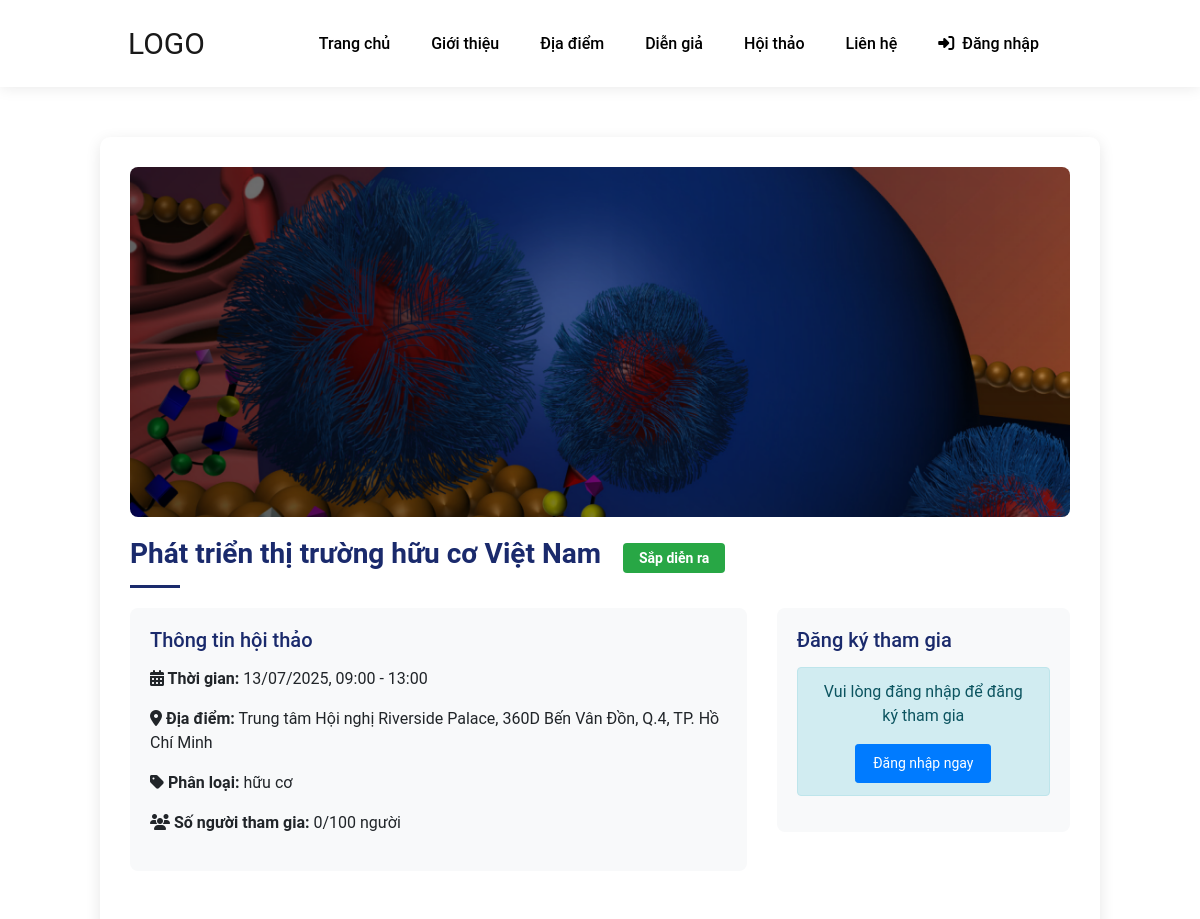
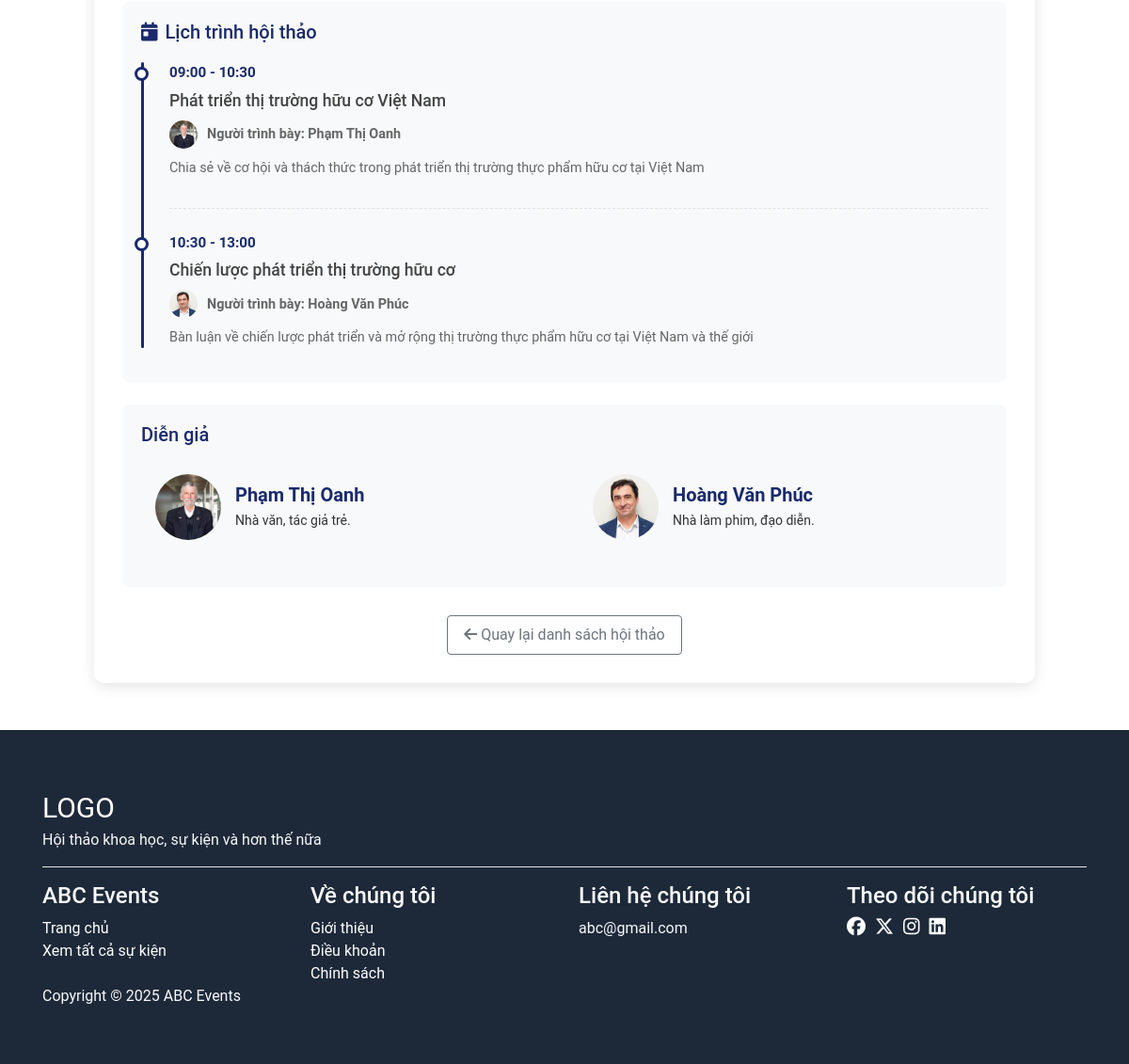
The app's page /layouts/seminar_detail.php?id=25 with its own data (2 pictures, top to bottom).
### tables this page shows
CREATE TABLE seminars (
    seminar_id INT PRIMARY KEY AUTO_INCREMENT,
    topic VARCHAR(200) NOT NULL,
    content TEXT NOT NULL,
    start_time DATETIME NOT NULL,
    end_time DATETIME NOT NULL,
    location_id INT,
    max_participants INT,
    category VARCHAR(100) NOT NULL,
    FOREIGN KEY (location_id) REFERENCES locations(location_id)
);

CREATE TABLE locations (
    location_id INT PRIMARY KEY AUTO_INCREMENT,
    name VARCHAR(100) NOT NULL,
    address TEXT,
    photo TEXT
);

CREATE TABLE agenda (
    agenda_id INT PRIMARY KEY AUTO_INCREMENT,
    seminar_id INT,
    speaker_id INT,
    title VARCHAR(200) NOT NULL,
    start_time DATETIME NOT NULL,
    end_time DATETIME NOT NULL,
    description TEXT,
    FOREIGN KEY (seminar_id) REFERENCES seminars(seminar_id),
    FOREIGN KEY (speaker_id) REFERENCES speakers(speaker_id)
);

CREATE TABLE speakers (
    speaker_id INT PRIMARY KEY AUTO_INCREMENT,
    full_name VARCHAR(100) NOT NULL,
    bio TEXT,
    description TEXT,
    photo TEXT
);

### layouts/seminar_detail.php (the view, shortened to what this page needs)
<?php
include '../layouts/header.php';
$id = isset($_GET['id']) ? (int)$_GET['id'] : 1;
$stmt = $conn->prepare("SELECT * FROM seminars WHERE seminar_id = :id");
$stmt->bindParam(':id', $id, PDO::PARAM_INT);
$stmt->execute();
$seminar = $stmt->fetch(PDO::FETCH_ASSOC);
$locationStmt = $conn->prepare("SELECT * FROM locations WHERE location_id = :location_id");
$locationStmt->bindParam(':location_id', $seminar['location_id'], PDO::PARAM_INT);
$locationStmt->execute();
$location = $locationStmt->fetch(PDO::FETCH_ASSOC);
$speakersStmt = $conn->prepare("
  SELECT speakers.* FROM speakers
  JOIN agenda ON speakers.speaker_id = agenda.speaker_id
  WHERE agenda.seminar_id = :seminar_id
");
$speakersStmt->bindParam(':seminar_id', $id, PDO::PARAM_INT);
$speakersStmt->execute();
$speakers = $speakersStmt->fetchAll(PDO::FETCH_ASSOC);
$registrationsStmt = $conn->prepare("SELECT COUNT(*) as total FROM registrations WHERE seminar_id = :seminar_id");
$registrationsStmt->bindParam(':seminar_id', $id, PDO::PARAM_INT);
$registrationsStmt->execute();
$registeredCount = $registrationsStmt->fetch(PDO::FETCH_ASSOC)['total'];
$currentDateTime = new DateTime();
$startDateTime = new DateTime($seminar['start_time']);
$endDateTime = new DateTime($seminar['end_time']);
if ($startDateTime > $currentDateTime) {
  $status = 'upcoming';
  $statusText = 'Sắp diễn ra';
  $statusClass = 'success';
} elseif ($endDateTime < $currentDateTime) {
  $status = 'past';
  $statusText = 'Đã kết thúc';
  $statusClass = 'secondary';
} else {
  $status = 'ongoing';
  $statusText = 'Đang diễn ra';
  $statusClass = 'danger';
}
$isRegistered = false;
$agendaStmt = $conn->prepare("
    SELECT a.*, s.full_name as speaker_name, s.speaker_id, s.photo as speaker_photo
    FROM agenda a
    LEFT JOIN speakers s ON a.speaker_id = s.speaker_id
    WHERE a.seminar_id = :seminar_id
    ORDER BY a.start_time ASC
");
$agendaStmt->bindParam(':seminar_id', $id, PDO::PARAM_INT);
$agendaStmt->execute();
$agendaItems = $agendaStmt->fetchAll(PDO::FETCH_ASSOC);
?>
<!DOCTYPE html>
<html lang="vi">
<head>
  <link rel="stylesheet" href="https://cdn.jsdelivr.net/npm/bootstrap@4.1.3/dist/css/bootstrap.min.css"
>
  <link rel="stylesheet" href="../assets/css/style.css">
  <link rel="stylesheet" href="https://cdnjs.cloudflare.com/ajax/libs/font-awesome/6.7.2/css/all.min.css"
 />
</head>
<body>
  <div class="container">
    <div class="seminar-detail">
      <img src="<?php echo htmlspecialchars('../assets/images/' . $seminar['photo']); ?>"
        alt="<?php echo htmlspecialchars($seminar['topic']); ?>"
        class="seminar-image">
      <div class="seminar-info">
        <h1 class="seminar-title">
          <?php echo htmlspecialchars($seminar['topic']); ?>
          <span class="badge badge-<?php echo $statusClass; ?> badge-status">
            <?php echo $statusText; ?>
          </span>
        </h1>
        <div class="row">
          <div class="col-md-8">
            <div class="details-container">
              <h4>Thông tin hội thảo</h4>
              <p><strong><i class="fas fa-calendar-alt"></i> Thời gian:</strong>
                <?php
                echo $startDateTime->format('d/m/Y, H:i') . ' - ' . $endDateTime->format('H:i');
                ?>
              </p>
              <p><strong><i class="fas fa-map-marker-alt"></i> Địa điểm:</strong>
                <?php echo !empty($location) ? htmlspecialchars($location['name'] . ', ' . $location['address']) : 'Không có thông tin'; ?>
              </p>
              <p><strong><i class="fas fa-tag"></i> Phân loại:</strong>
                <?php echo htmlspecialchars($seminar['category']); ?>
              </p>
              <p><strong><i class="fas fa-users"></i> Số người tham gia:</strong>
                <?php echo $registeredCount . '/' . $seminar['max_participants']; ?> người
              </p>
            </div>
          </div>
          <div class="col-md-4">
            <div class="details-container">
              <h4>Đăng ký tham gia</h4>
              <?php if ($status === 'past'): ?>
                <div class="alert alert-secondary text-center">
                  Hội thảo đã kết thúc
                </div>
              <?php elseif ($registeredCount >= $seminar['max_participants'] && !$isRegistered): ?>
                <div class="alert alert-warning text-center">
                  Hội thảo đã đủ người tham gia
                </div>
              <?php else: ?>
                <div class="alert alert-info text-center">
                  <p>Vui lòng đăng nhập để đăng ký tham gia</p>
                  <a href="login.php" class="btn btn-primary btn-sm">Đăng nhập ngay</a>
                </div>
              <?php endif; ?>
            </div>
          </div>
        </div>
      </div>
      <?php if (!empty($agendaItems)): ?>
        <div class="details-container mt-4">
          <h4><i class="fas fa-calendar-day mr-2"></i>Lịch trình hội thảo</h4>
          <div class="agenda-timeline">
            <?php
            foreach ($agendaItems as $item):
              $itemStart = new DateTime($item['start_time']);
              $itemEnd = new DateTime($item['end_time']);
            ?>
              <div class="agenda-item">
                <div class="agenda-time">
                  <?php echo $itemStart->format('H:i') . ' - ' . $itemEnd->format('H:i'); ?>
                </div>
                <div class="agenda-content">
                  <h5 class="agenda-title"><?php echo htmlspecialchars($item['title']); ?></h5>
                  <?php if (!empty($item['speaker_id'])): ?>
                    <div class="agenda-speaker">
                      <img src="<?php echo htmlspecialchars('../assets/images/' . (!empty($item['speaker_photo']) ? $item['speaker_photo'] : 'default-speaker.jpg')); ?>"
                        alt="<?php echo htmlspecialchars($item['speaker_name']); ?>" class="agenda-speaker-img">
                      <span><b>Người trình bày: <?php echo htmlspecialchars($item['speaker_name']); ?></b></span>
                    </div>
                  <?php endif; ?>
                  <?php if (!empty($item['description'])): ?>
                    <p class="agenda-description"><?php echo nl2br(htmlspecialchars($item['description'])); ?></p>
                  <?php endif; ?>
                </div>
              </div>
            <?php endforeach; ?>
          </div>
        </div>
      <?php endif; ?>
      <?php if (!empty($speakers)): ?>
        <div class="details-container mt-4">
          <h4>Diễn giả</h4>
          <div class="row">
            <?php foreach ($speakers as $speaker): ?>
              <div class="col-md-6">
                <div class="speaker-card">
                  <img src="<?php echo htmlspecialchars('../assets/images/' . (!empty($speaker['photo']) ? $speaker['photo'] : 'default-speaker.jpg')); ?>"
                    alt="<?php echo htmlspecialchars($speaker['full_name']); ?>"
                    class="speaker-img">
                  <div class="speaker-info">
                    <h5 class="speaker-name"><?php echo htmlspecialchars($speaker['full_name']); ?></h5>
                    <p class="speaker-bio">
                      <?php echo htmlspecialchars(substr($speaker['bio'] ?? '', 0, 100) . (strlen($speaker['bio'] ?? '') > 100 ? '...' : '')); ?>
                    </p>
                  </div>
                </div>
              </div>
            <?php endforeach; ?>
          </div>
        </div>
      <?php endif; ?>
      <div class="text-center back-btn">
        <a href="seminars.php" class="btn btn-outline-secondary">
          <i class="fas fa-arrow-left"></i> Quay lại danh sách hội thảo
        </a>
      </div>
    </div>
  </div>
  <?php include '../layouts/footer.php'; ?>
</body>
</html>

### assets/css/style.css (style rules this page uses)
:root { --primary: #ffffff; --secondary: #1d2939; --upcoming: #008739; --date: #8d8d8d; --hover: #007bff; --font: "Roboto", sans-serif; }
body { font-family: var(--font); }
a { text-decoration: none; color: black; }
a.btn { padding: 8px 17px; }

### layouts/seminar_detail.php (style rules this page uses)
.seminar-detail { max-width: 1000px; margin: 50px auto; padding: 30px; background: white; border-radius: 10px; box-shadow: 0 4px 15px rgba(0, 0, 0, 0.1); }
.seminar-image { width: 100%; height: 350px; object-fit: cover; border-radius: 8px; margin-bottom: 20px; }
.seminar-info { margin-bottom: 30px; }
.seminar-title { color: #1a2a6c; margin-bottom: 20px; font-size: 28px; font-weight: 600; position: relative; padding-bottom: 15px; }
.seminar-title::after { content: ''; position: absolute; bottom: 0; left: 0; width: 50px; height: 3px; background: #1a2a6c; }
.badge-status { padding: 8px 16px; font-size: 14px; margin-left: 15px; }
.details-container { background: #f8f9fa; padding: 20px; border-radius: 8px; margin-bottom: 20px; }
.details-container h4 { color: #1a2a6c; margin-bottom: 15px; font-size: 20px; }
.speaker-card { padding: 15px; border-radius: 8px; background: #f8f9fa; margin-bottom: 15px; display: flex; align-items: center; }
.speaker-img { width: 70px; height: 70px; border-radius: 50%; object-fit: cover; margin-right: 15px; }
.speaker-info { flex-grow: 1; }
.speaker-name { color: #1a2a6c; margin-bottom: 5px; font-weight: 600; }
.speaker-bio { color: #333; font-size: 14px; margin-bottom: 0; }
.back-btn { margin-top: 30px; }
.agenda-timeline { position: relative; padding-left: 30px; margin-top: 20px; }
.agenda-timeline::before { content: ""; position: absolute; left: 0; top: 0; bottom: 0; width: 3px; background-color: #1a2a6c; border-radius: 5px; }
.agenda-item { position: relative; margin-bottom: 25px; padding-bottom: 15px; border-bottom: 1px dashed #dee2e6; }
.agenda-item:last-child { margin-bottom: 0; padding-bottom: 0; border-bottom: none; }
.agenda-item::before { content: ""; position: absolute; left: -37px; top: 5px; width: 15px; height: 15px; border-radius: 50%; background-color: #fff; border: 3px solid #1a2a6c; z-index: 1; }
.agenda-time { font-weight: 600; color: #1a2a6c; margin-bottom: 8px; font-size: 0.95rem; }
.agenda-title { font-size: 1.1rem; margin-bottom: 10px; color: #444; }
.agenda-speaker { display: flex; align-items: center; margin: 10px 0; }
.agenda-speaker-img { width: 30px; height: 30px; border-radius: 50%; margin-right: 10px; object-fit: cover; }
.agenda-speaker span { font-size: 0.9rem; color: #666; }
.agenda-description { font-size: 0.9rem; color: #666; margin-top: 10px; line-height: 1.5; }

### records on screen
seminars: photo (picture), topic "Phát triển thị trường hữu cơ Việt Nam", start_time "Sắp diễn ra", start_time "13/07/2025, 09:00", end_time "13:00", category "hữu cơ", max_participants "100"
locations: name+address "Trung tâm Hội nghị Riverside Palace, 360D Bến Vân Đồn, Q.4, TP. Hồ Chí Minh"
agenda: start_time "09:00", end_time "10:30", title "Phát triển thị trường hữu cơ Việt Nam", speaker.photo (picture), speaker.full_name "Phạm Thị Oanh", description "Chia sẻ về cơ hội và thách thức trong phát triển thị trường thực phẩm hữu cơ tại Việt Nam"
agenda: start_time "10:30", end_time "13:00", title "Chiến lược phát triển thị trường hữu cơ", speaker.photo (picture), speaker.full_name "Hoàng Văn Phúc", description "Bàn luận về chiến lược phát triển và mở rộng thị trường thực phẩm hữu cơ tại Việt Nam và thế giới"
speakers: photo (picture), full_name "Phạm Thị Oanh", bio "Nhà văn, tác giả trẻ."
speakers: photo (picture), full_name "Hoàng Văn Phúc", bio "Nhà làm phim, đạo diễn."

### other values on screen
$registeredCount "0"
